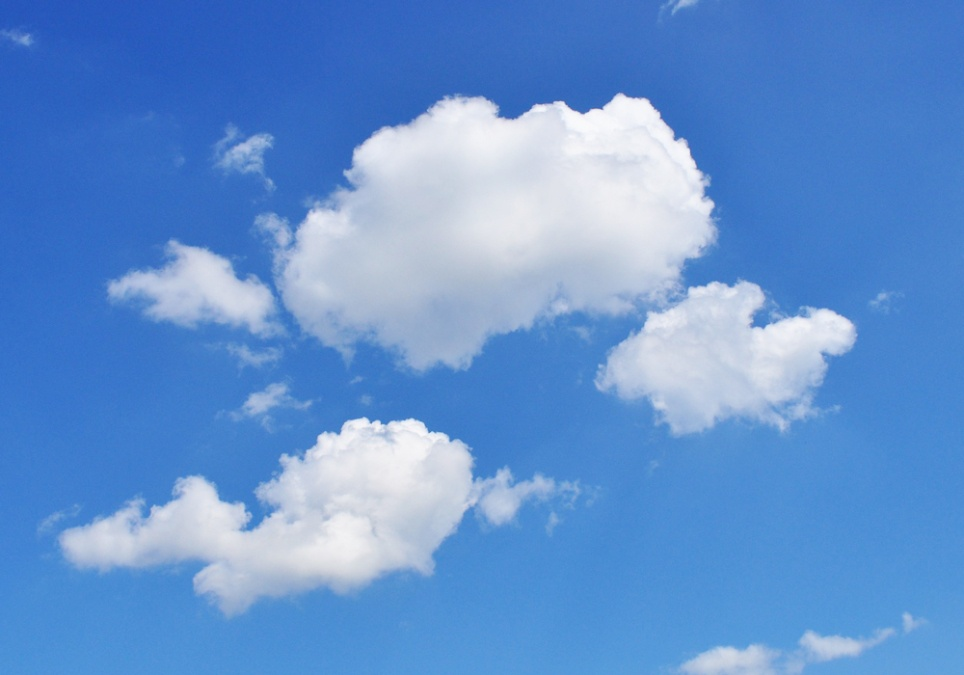
#> input picture nube.jpg, 964 x 675 px, found by its file name
$ python leer.py
#> lines starting #> are read from the running program, lines starting #| are printed output that depends on the picture
import numpy as np
import cv2

#Cv2 para leer una imagen
img = cv2.imread('/Users/karlaitzel/Desktop/LENGUAJE NATURAL/nube.jpg',0)
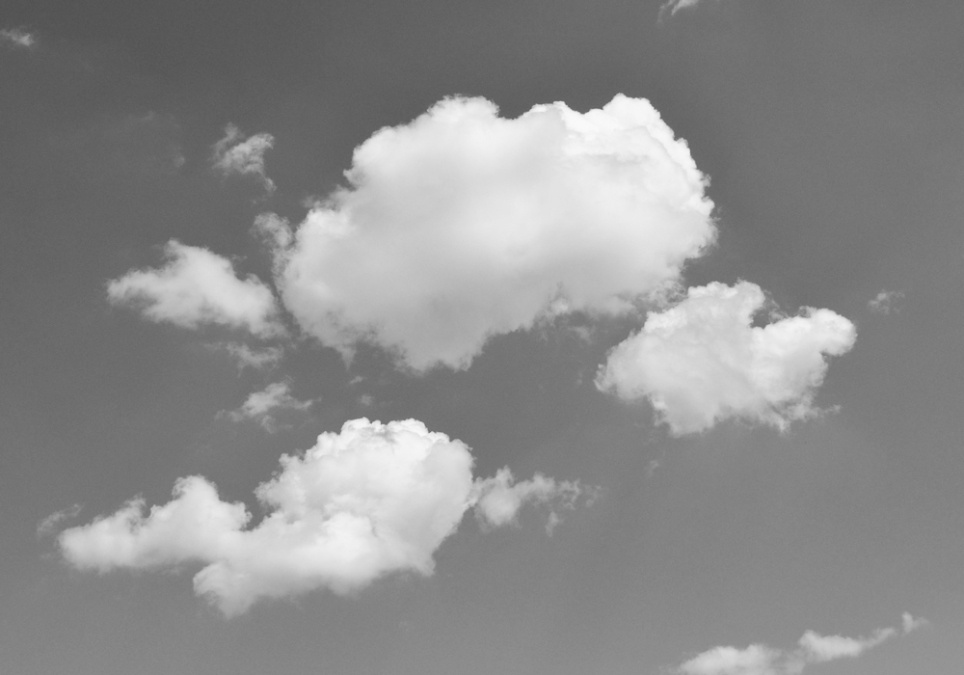
#> img: shape (675, 964); min 80, max 250, mean 140.1
#Mostrar una imagen
cv2.imshow('image',img)
k = cv2.waitKey(0)
#> (key Esc is pressed here)
if k == 27: #Espera a que salga la tecla ESC
  cv2.destroyAllWindows()
elif k == ord('s'): #Espera la tecla 's' para guardar y salir
  cv2.imwrite('deepgray.jpg',img)
  cv2.destroyAllWindows()
